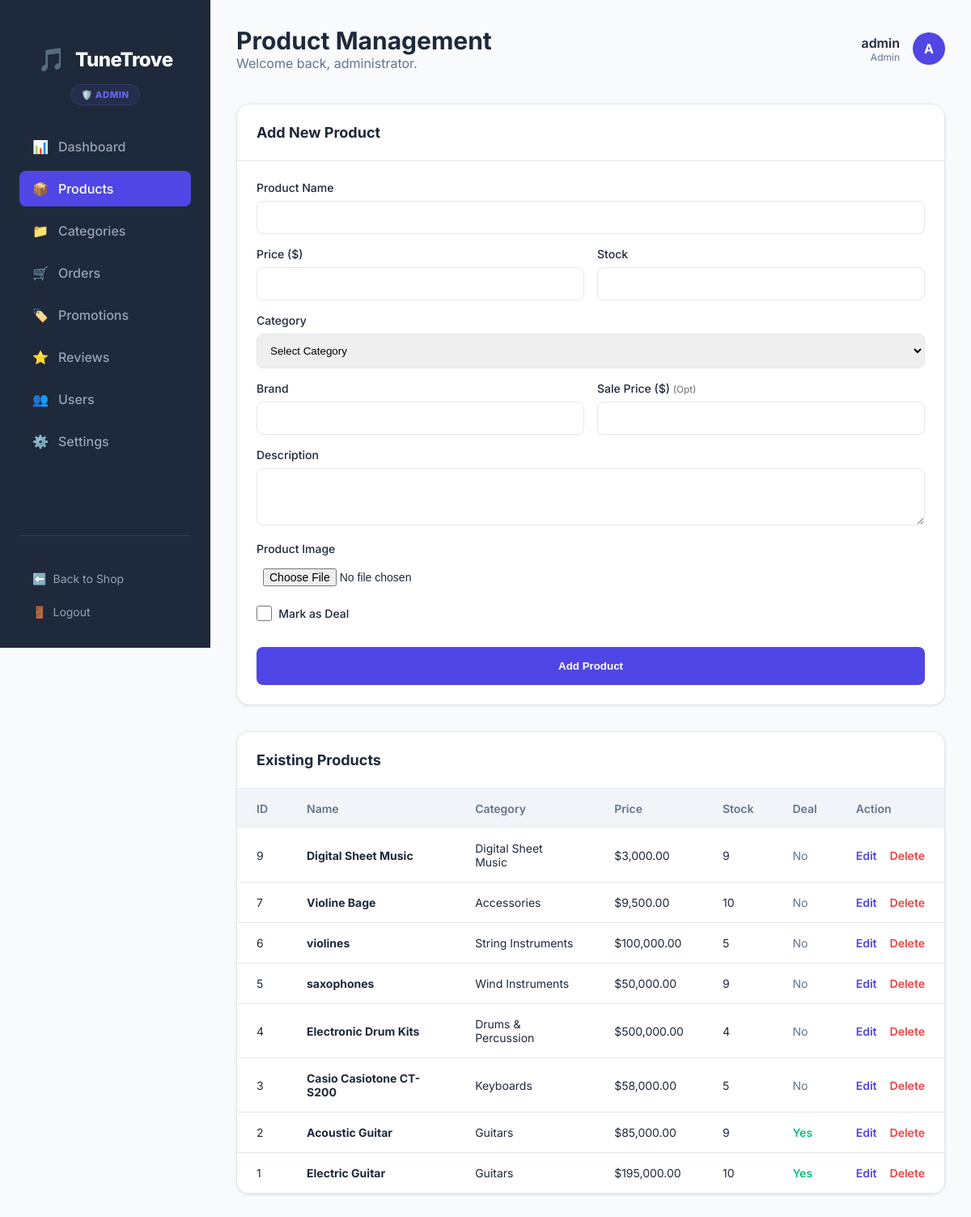
/admin/products.php (signed in), run on the app's committed database.
### tables this page shows
CREATE TABLE `products` (
  `id` int(11) NOT NULL AUTO_INCREMENT,
  `category_id` int(11) DEFAULT NULL,
  `name` varchar(255) NOT NULL,
  `brand` varchar(100) DEFAULT NULL,
  `description` text DEFAULT NULL,
  `price` decimal(10,2) NOT NULL,
  `sale_price` decimal(10,2) DEFAULT NULL,
  `discount_percent` decimal(5,2) DEFAULT NULL,
  `deal_start_date` date DEFAULT NULL,
  `deal_end_date` date DEFAULT NULL,
  `stock_quantity` int(11) DEFAULT 0,
  `is_digital` tinyint(1) DEFAULT 0,
  `image_url` varchar(255) DEFAULT NULL,
  `created_at` timestamp NOT NULL DEFAULT current_timestamp(),
  `is_deal` tinyint(1) DEFAULT 0,
  PRIMARY KEY (`id`),
  KEY `category_id` (`category_id`),
  CONSTRAINT `products_ibfk_1` FOREIGN KEY (`category_id`) REFERENCES `categories` (`id`) ON DELETE SET NULL
);

CREATE TABLE `categories` (
  `id` int(11) NOT NULL AUTO_INCREMENT,
  `name` varchar(100) NOT NULL,
  `parent_id` int(11) DEFAULT NULL,
  `description` text DEFAULT NULL,
  `image_url` varchar(255) DEFAULT NULL,
  PRIMARY KEY (`id`),
  KEY `parent_id` (`parent_id`),
  CONSTRAINT `categories_ibfk_1` FOREIGN KEY (`parent_id`) REFERENCES `categories` (`id`) ON DELETE SET NULL
);

### admin/products.php (the view, shortened to what this page needs)
<?php
require_once 'includes/admin-header.php';
$prodStmt = $pdo->query("SELECT p.*, c.name as category_name FROM products p LEFT JOIN categories c ON p.category_id = c.id ORDER BY p.id DESC");
$products = $prodStmt->fetchAll();
?>
        <div style="display: flex; justify-content: space-between; align-items: flex-start; gap: 2rem; flex-wrap: wrap;">
            <div class="content-card" style="flex: 1; min-width: 350px;">
                <div class="card-header">
                    <h3 class="card-title">Add New Product</h3>
                </div>
                <div style="padding: 1.5rem;">
                    <form method="POST" enctype="multipart/form-data" style="display: grid; gap: 1rem;">
                        <div>
                            <label style="display: block; font-size: 0.875rem; margin-bottom: 0.5rem; font-weight: 500;">Product Name</label>
                            <input type="text" name="name" required style="width: 100%; padding: 0.75rem; border: 1px solid var(--admin-border); border-radius: 0.5rem;">
                        </div>
                        <div style="display: grid; grid-template-columns: 1fr 1fr; gap: 1rem;">
                            <div>
                                <label style="display: block; font-size: 0.875rem; margin-bottom: 0.5rem; font-weight: 500;">Price ($)</label>
                                <input type="number" step="0.01" name="price" required style="width: 100%; padding: 0.75rem; border: 1px solid var(--admin-border); border-radius: 0.5rem;">
                            </div>
                            <div>
                                <label style="display: block; font-size: 0.875rem; margin-bottom: 0.5rem; font-weight: 500;">Stock</label>
                                <input type="number" name="stock" required style="width: 100%; padding: 0.75rem; border: 1px solid var(--admin-border); border-radius: 0.5rem;">
                            </div>
                        </div>
                        <div>
                            <label style="display: block; font-size: 0.875rem; margin-bottom: 0.5rem; font-weight: 500;">Category</label>
                            <select name="category_id" style="width: 100%; padding: 0.75rem; border: 1px solid var(--admin-border); border-radius: 0.5rem;">
                                <option value="">Select Category</option>
                            </select>
                        </div>
                        <div style="display: grid; grid-template-columns: 1fr 1fr; gap: 1rem;">
                            <div>
                                <label style="display: block; font-size: 0.875rem; margin-bottom: 0.5rem; font-weight: 500;">Brand</label>
                                <input type="text" name="brand" style="width: 100%; padding: 0.75rem; border: 1px solid var(--admin-border); border-radius: 0.5rem;">
                            </div>
                            <div>
                                <label style="display: block; font-size: 0.875rem; margin-bottom: 0.5rem; font-weight: 500;">Sale Price ($) <small style="color: grey;">(Opt)</small></label>
                                <input type="number" step="0.01" name="sale_price" style="width: 100%; padding: 0.75rem; border: 1px solid var(--admin-border); border-radius: 0.5rem;">
                            </div>
                        </div>
                        <div>
                            <label style="display: block; font-size: 0.875rem; margin-bottom: 0.5rem; font-weight: 500;">Description</label>
                            <textarea name="description" rows="3" style="width: 100%; padding: 0.75rem; border: 1px solid var(--admin-border); border-radius: 0.5rem;"></textarea>
                        </div>
                        <div>
                            <label style="display: block; font-size: 0.875rem; margin-bottom: 0.5rem; font-weight: 500;">Product Image</label>
                            <input type="file" name="image" accept="image/*" style="width: 100%; padding: 0.5rem; font-size: 0.875rem;">
                        </div>
                        <div>
                            <label style="display: flex; align-items: center; font-size: 0.875rem; margin-bottom: 1rem; font-weight: 500; cursor: pointer;">
                                <input type="checkbox" name="is_deal" style="margin-right: 0.5rem; width: 1.2rem; height: 1.2rem;"> Mark as Deal
                            </label>
                        </div>
                        <button type="submit" name="add_product" style="background: var(--admin-primary); color: white; border: none; padding: 1rem; border-radius: 0.5rem; cursor: pointer; font-weight: 600;">Add Product</button>
                    </form>
                </div>
            </div>
            <div class="content-card" style="flex: 2; min-width: 600px;">
                <div class="card-header">
                    <h3 class="card-title">Existing Products</h3>
                </div>
                <table class="admin-table">
                    <thead>
                        <tr>
                            <th>ID</th>
                            <th>Name</th>
                            <th>Category</th>
                            <th>Price</th>
                            <th>Stock</th>
                            <th>Deal</th>
                            <th>Action</th>
                        </tr>
                    </thead>
                    <tbody>
                        <?php foreach ($products as $p): ?>
                            <tr>
                                <td><?php echo $p['id']; ?></td>
                                <td><strong><?php echo htmlspecialchars($p['name']); ?></strong></td>
                                <td><?php echo htmlspecialchars($p['category_name'] ?: 'N/A'); ?></td>
                                <td>$<?php echo number_format($p['price'], 2); ?></td>
                                <td><?php echo $p['stock_quantity']; ?></td>
                                <td><?php echo $p['is_deal'] ? '<span style="color: #10b981; font-weight: 600;">Yes</span>' : '<span style="color: #64748b;">No</span>'; ?></td>
                                <td>
                                    <div style="display: flex; gap: 1rem;">
                                        <a href="edit_product.php?id=<?php echo $p['id']; ?>" style="color: var(--admin-primary); text-decoration: none; font-weight: 600;">Edit</a>
                                        <?php if (in_array($_SESSION['user_role'], ['admin', 'superadmin'])): ?>
                                        <a href="?delete=<?php echo $p['id']; ?>" onclick="return confirm('Are you sure you want to delete this archival piece?')" style="color: var(--admin-danger); text-decoration: none; font-weight: 600;">Delete</a>
                                        <?php endif; ?>
                                    </div>
                                </td>
                            </tr>
                        <?php endforeach; ?>
                    </tbody>
                </table>
            </div>
        </div>
    </main>
</body>
</html>

### admin/assets/css/admin-ui.css (style rules this page uses)
:root { --admin-primary: #4f46e5; --admin-primary-dark: #4338ca; --admin-secondary: #0f172a; --admin-bg: #f8fafc; --admin-sidebar-bg: #1e293b; --admin-sidebar-text: #94a3b8; --admin-sidebar-active: #ffffff; --admin-card-bg: #ffffff; --admin-text: #1e293b; --admin-text-muted: #64748b; --admin-border: #e2e8f0; --admin-success: #10b981; --admin-warning: #f59e0b; --admin-danger: #ef4444; --font-sans: 'Inter', system-ui, -apple-system, sans-serif; }
* { margin: 0; padding: 0; box-sizing: border-box; }
body { font-family: var(--font-sans); background-color: var(--admin-bg); color: var(--admin-text); display: flex; min-height: 100vh; }
.content-card { background: var(--admin-card-bg); border-radius: 1rem; box-shadow: 0 1px 3px rgba(0, 0, 0, 0.1); border: 1px solid var(--admin-border); overflow: hidden; }
.card-header { padding: 1.5rem; border-bottom: 1px solid var(--admin-border); display: flex; justify-content: space-between; align-items: center; }
.card-title { font-weight: 700; font-size: 1.125rem; }
.admin-table { width: 100%; border-collapse: collapse; }
.admin-table th { text-align: left; padding: 1rem 1.5rem; background: #f1f5f9; font-weight: 600; font-size: 0.875rem; color: var(--admin-text-muted); }
.admin-table td { padding: 1rem 1.5rem; border-bottom: 1px solid var(--admin-border); font-size: 0.875rem; }

### data on the page
products: id "9", name "Digital Sheet Music", category.name "Digital Sheet Music", price "3,000.00", stock_quantity "9", is_deal "No"
products: id "7", name "Violine Bage", category.name "Accessories", price "9,500.00", stock_quantity "10", is_deal "No"
products: id "6", name "violines", category.name "String Instruments", price "100,000.00", stock_quantity "5", is_deal "No"
products: id "5", name "saxophones", category.name "Wind Instruments", price "50,000.00", stock_quantity "9", is_deal "No"
products: id "4", name "Electronic Drum Kits", category.name "Drums & Percussion", price "500,000.00", stock_quantity "4", is_deal "No"
products: id "3", name "Casio Casiotone CT-S200", category.name "Keyboards", price "58,000.00", stock_quantity "5", is_deal "No"
products: id "2", name "Acoustic Guitar", category.name "Guitars", price "85,000.00", stock_quantity "9", is_deal "Yes"
products: id "1", name "Electric Guitar", category.name "Guitars", price "195,000.00", stock_quantity "10", is_deal "Yes"

### other printed values
$role_label "🛡️ ADMIN"
$_SESSION['username'] "admin"
$_SESSION['user_role'] "Admin"
substr($_SESSION['username'] ?? 'A', 0, 1) "A"
